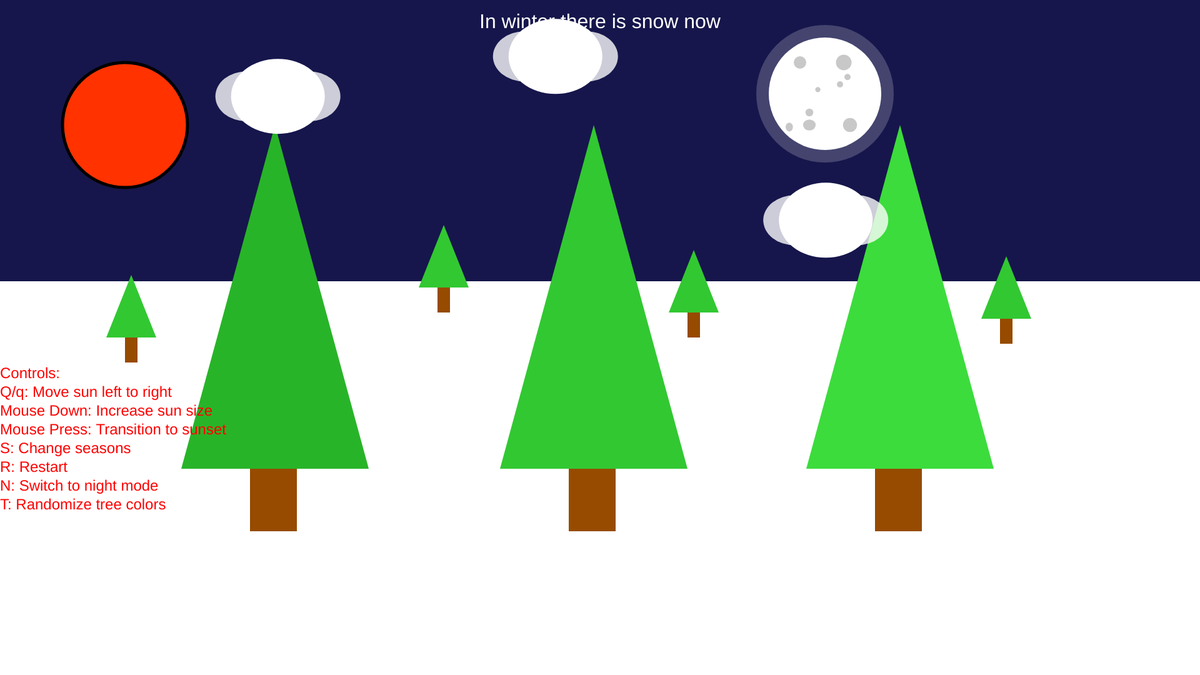
Frame 1 (no input)
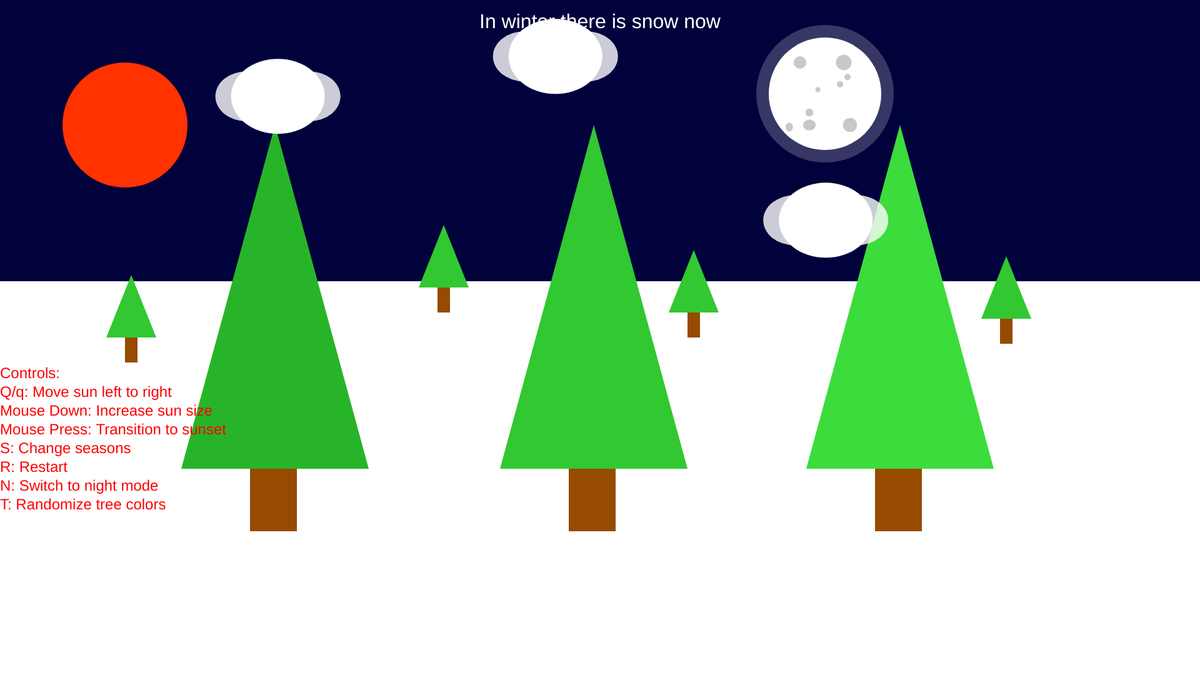
Frame 60 (no input)
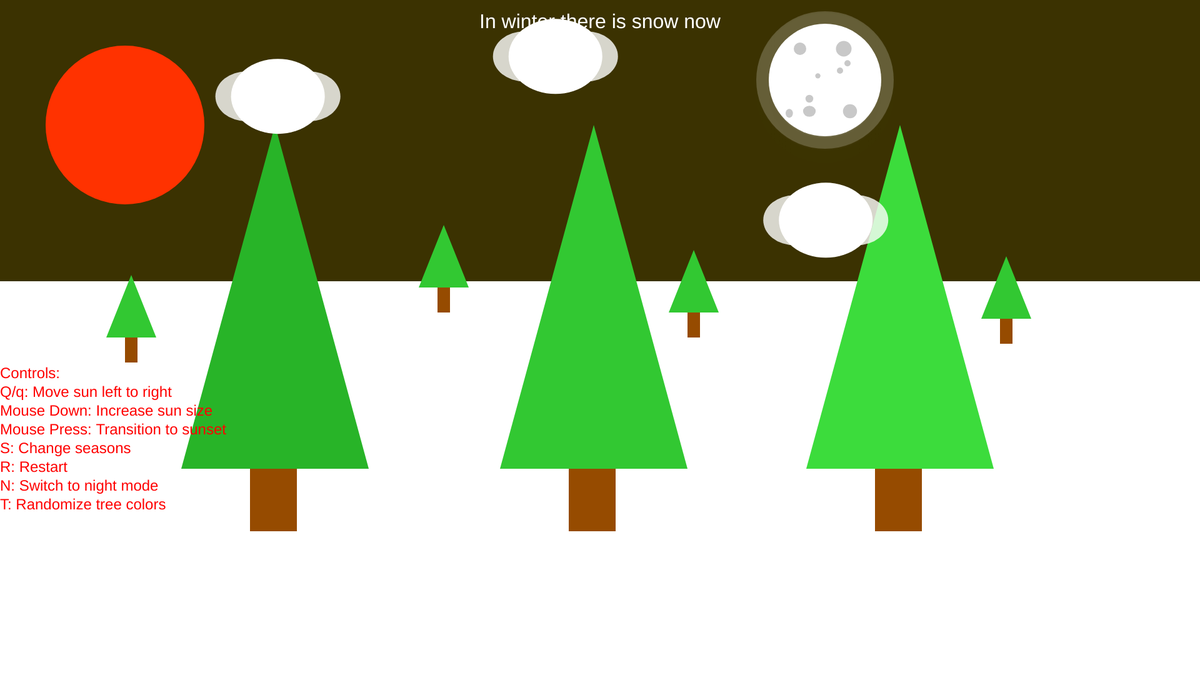
Frame 120 (the mouse pressed at the canvas centre since frame 60)

The p5.js sketch that drew these frames (run headless with seeded random() and noise() and a simulated clock; from frame 60 on, the mouse is pressed at the canvas centre):

// p5.js sketch
// ── sketch.js
//  Adit V
// Sunny day
//this semester, im not exactly sure what theme or concept i want to follow, i think the nature/seasons concept is pretty interesting and i might stick with that.
//the code showcases some trees on a sunny day with a couple of clouds
//press either "Q" or "q" to move the sun from left to right
//move your mouse down to increase the size of the sun
//Press S to change states
//if you hold the mouse button down it makes a smooth transition from night to sunset color background
// Press R to restart the code
//DECLARING VARIABLES FOR THE COLORS 
let r = 0;
let g =0;
let b = 60;

// Making variables for the X and Y position of the sun so i can use a function with the sun
let sunx=200
let suny=200  

//setting a variable sunspeed
let sunSpeed = 1.6  ;

let movingRight = false; // Track sun movement

//i need to put tree color outside of draw otherwsie it flickers and its going to give me epilepsy
let  treeColor1,treeColor2, treeColor3 

//making a variable for lawn so i can change the color depending on season
let lawnColor;
//creating an initial set of values so i can click a button to get those values back pretty much resetting it

let initial = {
  r: 0, g: 0, b: 60,
  sunx: 200, suny: 200,
  sunSpeed: 1,
  movingRight: false, 
  season: 0 
}
let snowflakes = [];

//making a variable for season
let season = 0; // 0 = Spring, 1 = Summer, 2 = Fall, 3 = Winter

//setting var for clouds therefore i can make a random positons
let cloud1X, cloud1Y, cloud2X, cloud2Y, cloud3X, cloud3Y;

// variable for moon Y postiion
let moonY = 150;
let moonSpeed = 2;

function setup(){
  createCanvas(1920,1080);



  treeColor1 = color(random(40, 200), random(80, 200), random(40, 80));
  treeColor2 = color(random(40, 200), random(80, 200), random(40, 80));
  treeColor3 = color(random(40, 200), random(80, 200), random(40, 80));

  restartSketch();
  setSeasonColors()

  cloud1X = random(300, 500);
  cloud1Y = random(50, 200);
  cloud2X = random(600, 900);
  cloud2Y = random(80, 250);
  cloud3X = random(1100, 1500);
  cloud3Y = random(200, 400);


}


function draw() 
  {
    
 let sunSize = 200 + mouseY / 10;//this changes the size of the sun based on the y position of the mouse

  //background colour is going to be blue for sky
  background(r,g,b,180);

if (season === 0 || season === 2) {
  background(r, g, b, 180);
}

if (season === 1) {
  background(135, 206, 235, 180); // blue sky for summer
}
if (season === 3) {
  background(10, 10, 40, 180); // night for winter
}

  //sun

  strokeWeight(5); // Thicker border for better visibility
  fill(255, 50, 0); // Brighter, more visible yellow
  ellipse(sunx, suny, sunSize, sunSize);


  // Lawn (ground/grass)
  noStroke();
  fill(lawnColor);
  rect(0, 450, width, height);

  fill(255); // white text
  textSize(32);
  textAlign(CENTER, TOP);
  text("In winter there is snow now", width / 2, 20);
 
  quad(0,450,1920,450,1920,1080,0,1080);
  
  //drawing trees
 
  drawTree(910, 350, treeColor1);
  drawTree(400, 350, treeColor2);
  drawTree(1400, 350, treeColor3);
  
  drawSmallTree(700,400,treeColor2)
  drawSmallTree(1100,440,treeColor1)
  drawSmallTree(200,480,treeColor3)
  drawSmallTree(1600,450,treeColor2)
// Draw clouds
drawCloud(cloud1X, cloud1Y);
  drawCloud(cloud2X, cloud2Y);
  drawCloud(cloud3X, cloud3Y);

//making background change color

  if (mouseIsPressed) {  
    if (r < 190) r += 1;  // Increase red gradually to sunset
    if (g < 50) g += 1;   // Slightly increase green
    if (b > 0) b -= 1;    // Decrease blue gradually
  }

    // Prevent the color from going beyond sunset
 if (r > 255) r = 190;
 if (g > 50) g = 20;    // Stop green from exceeding 50 so less brown tinge
 if (b < 0) b = 0;
 //calling the instructions
 drawInstructions()
 

// Move sun if 'Q' is pressed
if (keyIsPressed && (key === 'q' || key === 'Q')) {
  movingRight = true; // Start moving right
}

// Move sun continuously if it's moving
if (movingRight) {
  sunx += sunSpeed;

  // Reverse direction when hitting boundaries
  if (sunx >= width - 400 || sunx <= 200) {
    sunSpeed *= -1;
  }
}



// Move moon up gradually at night
if (r < 50 && g < 50 && b < 80) { 
  if (moonY < 100) { 
    moonY += moonSpeed; // Move moon down into view
  }
} 

else {
  if (moonY > -200) { 
    moonY -= moonSpeed; 
  }
}

// Draw the moon only when it's night or transitioning
if (moonY < height) {
  noStroke();
  fill(255, 255, 255, 50); // Glow effect
  ellipse(width - 600, moonY, 220, 220);
  
  drawMoon(width - 600, moonY);
}



if (season === 3) { // Winterss
  for (let i = 0; i < 100; i++) { // 100 Snowflakes
    let snowX = random(150,1600);
    let snowY = random(height)
    let size = random(3, 8);
    fill(255);
    ellipse(snowX, snowY, size, size);
  }
}



}


//making function for moon
function drawMoon(x, y) {
  // Moon
  fill(255, 255, 255);
  ellipse(x, y, 180, 180);
  
  // Craters
  fill(200, 200, 200); // making the color of craters a bit darker so you can see them
  noStroke();
  
  // Draw multiple craters
  ellipse(x - 100/4, y + 120/4, 100/8, 100/8);
  ellipse(x + 120/5, y - 90/6, 100/10, 100/10);
  ellipse(x -80 /7, y - 20/3, 100/12, 100/12);
  ellipse(x - 100/4, y + 200/4, 162/8, 139/8);
  ellipse(x + 180/5, y - 160/6, 100/10, 100/10);
  ellipse(x -400 /7, y +160/3, 140/12, 170/12);
  ellipse(x+30,y-50,200/8,200/8)
  ellipse(x+40,y+50,180/8,180/8)
  ellipse(x-40,y-50,160/8,160/8)
  
  
}

function drawInstructions() {
  fill(255,0,0);
  textSize(24);
  textAlign(LEFT, BOTTOM);
  
  // Start from the bottom-left corner without margins
  let startY = height - 240; // Position the first line
  text("Controls:", 0, startY-230);
  text("Q/q: Move sun left to right", 0, startY -200);
  text("Mouse Down: Increase sun size", 0, startY -170);
  text("Mouse Press: Transition to sunset", 0, startY -140);
  text("S: Change seasons", 0, startY - 110);
  text("R: Restart", 0, startY - 80);
  text("N: Switch to night mode", 0, startY -50);
  text("T: Randomize tree colors", 0, startY -20);
 
}


// Draw small trees with a smaller size
function drawSmallTree(x, y) {
  fill(150, 75, 0);
  rect(x, y, 20, 100);
  fill(treeColor1);
  triangle(x - 30, y + 60, x + 50, y + 60, x + 10, y - 40);
}


//making function for the trees

function drawTree(x, y, treeColor) {
 fill(150, 75, 0);
rect(x, y, 75, 500);
fill(treeColor);
triangle(x - 110, y + 400, x + 190, y + 400, x + 40, y - 150);
}


//making a function for clouds
function drawCloud(x, y) {
  fill(255, 255, 255, 200);
  noStroke();
  ellipse(x, y, 100, 80);
  ellipse(x + 100, y, 100, 80);
  fill(255, 255, 255);
  ellipse(x + 50, y, 150, 120);
}
  // Reset all variables to their initial values
function restartSketch() {

    r = initial.r;
    g = initial.g;
    b = initial.b;
    sunx = initial.sunx;
    suny = initial.suny;
    sunSpeed = initial.sunSpeed;
    movingRight = initial.movingRight;
    season = initial.season; // 
    setSeasonColors();
    moonY = 150;
  }



function setSeasonColors() {
  if (season == 0) { // Spring
    treeColor1 = color(50, 200, 50);
    treeColor2 = color(40, 180, 40);
    treeColor3 = color(60, 220, 60);
    lawnColor = color(180, 255, 180);
  } else if (season == 1) { // for summer i went for some kind dried tree
    treeColor1 = color(139, 69, 19);
    treeColor2 = color(160, 82, 45);
    treeColor3 = color(120, 60, 30);
    lawnColor = color(0, 100, 0); // 

  } else if (season == 2) { // for fall i think the best was the orange red color
    treeColor1 = color(255, 69, 0);
    treeColor2 = color(255, 140, 0);
    treeColor3 = color(205, 92, 92);
    lawnColor = color(255, 223, 128); // 
  } else if (season == 3) { // for winters its pure  so it covers all the leaves and stuff
    treeColor1 = color(255);
    treeColor2 = color(255);
    treeColor3 = color(255);
    lawnColor = color(255);
  }
}

  
function keyPressed() {

  if (key === 'r' || key === 'R') {
    restartSketch();
  }
  if (key === 's' || key === 'S') {
    season = (season + 1) % 4; // Cycle through 4 seasons
    setSeasonColors();
  }


    if (key === 'n' || key === 'N') { // Turn to night
      r = 10; g = 10; b = 40;
    }

//making a key press change tree colors
if (key === 't' || key === 'T') {
  treeColor1 = color(random(40, 200), random(80, 200), random(40, 80));
  treeColor2 = color(random(40, 200), random(80, 200), random(40, 80));
  treeColor3 = color(random(40, 200), random(80, 200), random(40, 80));

}
}
